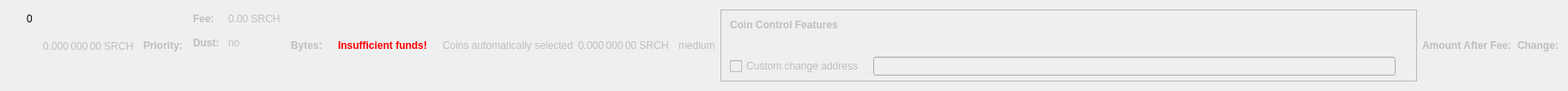
    <widget class="QWidget" name="dummyHideWidget" native="true">
     <property name="maximumSize">
      <size>
       <width>100</width>
       <height>22</height>
      </size>
     </property>
     <layout class="QHBoxLayout" name="dummyHideLayout">
      <item>
       <layout class="QFormLayout" name="formLayoutCoinControl1">
        <property name="horizontalSpacing">
         <number>10</number>
        </property>
        <property name="verticalSpacing">
         <number>14</number>
        </property>
        <property name="leftMargin">
         <number>10</number>
        </property>
        <property name="topMargin">
         <number>4</number>
        </property>
        <property name="rightMargin">
         <number>6</number>
        </property>
        <item row="0" column="1">
         <widget class="QLabel" name="labelCoinControlBytes">
          <property name="cursor">
           <cursorShape>IBeamCursor</cursorShape>
          </property>
          <property name="contextMenuPolicy">
           <enum>Qt::ActionsContextMenu</enum>
          </property>
          <property name="text">
           <string notr="true">0</string>
          </property>
          <property name="textInteractionFlags">
           <set>Qt::LinksAccessibleByMouse|Qt::TextSelectableByKeyboard|Qt::TextSelectableByMouse</set>
          </property>
         </widget>
        </item>
       </layout>
      </item>
      <item>
       <widget class="QLabel" name="labelCoinControlAfterFee">
        <property name="enabled">
         <bool>false</bool>
        </property>
        <property name="sizePolicy">
         <sizepolicy hsizetype="Fixed" vsizetype="Fixed">
          <horstretch>0</horstretch>
          <verstretch>0</verstretch>
         </sizepolicy>
        </property>
        <property name="minimumSize">
         <size>
          <width>111</width>
          <height>12</height>
         </size>
        </property>
        <property name="maximumSize">
         <size>
          <width>111</width>
          <height>12</height>
         </size>
        </property>
        <property name="cursor">
         <cursorShape>IBeamCursor</cursorShape>
        </property>
        <property name="contextMenuPolicy">
         <enum>Qt::ActionsContextMenu</enum>
        </property>
        <property name="text">
         <string notr="true">0.000 000 00 SRCH</string>
        </property>
        <property name="textInteractionFlags">
         <set>Qt::LinksAccessibleByMouse|Qt::TextSelectableByKeyboard|Qt::TextSelectableByMouse</set>
        </property>
       </widget>
      </item>
      <item>
       <widget class="QLabel" name="labelCoinControlPriorityText">
        <property name="enabled">
         <bool>false</bool>
        </property>
        <property name="font">
         <font>
          <weight>75</weight>
          <bold>true</bold>
         </font>
        </property>
        <property name="text">
         <string>Priority:</string>
        </property>
       </widget>
      </item>
      <item>
       <layout class="QHBoxLayout" name="horizontalLayout"/>
      </item>
      <item>
       <layout class="QFormLayout" name="formLayoutCoinControl3">
        <property name="horizontalSpacing">
         <number>10</number>
        </property>
        <property name="verticalSpacing">
         <number>14</number>
        </property>
        <property name="leftMargin">
         <number>6</number>
        </property>
        <property name="topMargin">
         <number>4</number>
        </property>
        <property name="rightMargin">
         <number>6</number>
        </property>
        <item row="0" column="0">
         <widget class="QLabel" name="labelCoinControlFeeText">
          <property name="enabled">
           <bool>false</bool>
          </property>
          <property name="font">
           <font>
            <weight>75</weight>
            <bold>true</bold>
           </font>
          </property>
          <property name="text">
           <string>Fee:</string>
          </property>
          <property name="margin">
           <number>0</number>
          </property>
         </widget>
        </item>
        <item row="0" column="1">
         <widget class="QLabel" name="labelCoinControlFee">
          <property name="enabled">
           <bool>false</bool>
          </property>
          <property name="cursor">
           <cursorShape>IBeamCursor</cursorShape>
          </property>
          <property name="contextMenuPolicy">
           <enum>Qt::ActionsContextMenu</enum>
          </property>
          <property name="text">
           <string notr="true">0.00 SRCH</string>
          </property>
          <property name="textInteractionFlags">
           <set>Qt::LinksAccessibleByMouse|Qt::TextSelectableByKeyboard|Qt::TextSelectableByMouse</set>
          </property>
         </widget>
        </item>
        <item row="1" column="0">
         <widget class="QLabel" name="labelCoinControlLowOutputText">
          <property name="enabled">
           <bool>false</bool>
          </property>
          <property name="font">
           <font>
            <weight>75</weight>
            <bold>true</bold>
           </font>
          </property>
          <property name="text">
           <string>Dust:</string>
          </property>
         </widget>
        </item>
        <item row="1" column="1">
         <widget class="QLabel" name="labelCoinControlLowOutput">
          <property name="enabled">
           <bool>false</bool>
          </property>
          <property name="cursor">
           <cursorShape>IBeamCursor</cursorShape>
          </property>
          <property name="contextMenuPolicy">
           <enum>Qt::ActionsContextMenu</enum>
          </property>
          <property name="text">
           <string>no</string>
          </property>
          <property name="textInteractionFlags">
           <set>Qt::LinksAccessibleByMouse|Qt::TextSelectableByKeyboard|Qt::TextSelectableByMouse</set>
          </property>
         </widget>
        </item>
       </layout>
      </item>
      <item>
       <widget class="QLabel" name="labelCoinControlBytesText">
        <property name="enabled">
         <bool>false</bool>
        </property>
        <property name="font">
         <font>
          <weight>75</weight>
          <bold>true</bold>
         </font>
        </property>
        <property name="text">
         <string>Bytes:</string>
        </property>
       </widget>
      </item>
      <item>
       <layout class="QFormLayout" name="formLayoutCoinControl2">
        <property name="horizontalSpacing">
         <number>10</number>
        </property>
        <property name="verticalSpacing">
         <number>14</number>
        </property>
        <property name="leftMargin">
         <number>6</number>
        </property>
        <property name="topMargin">
         <number>4</number>
        </property>
        <property name="rightMargin">
         <number>6</number>
        </property>
       </layout>
      </item>
      <item>
       <layout class="QHBoxLayout" name="horizontalLayoutCoinControl2">
        <property name="spacing">
         <number>8</number>
        </property>
        <property name="bottomMargin">
         <number>10</number>
        </property>
       </layout>
      </item>
      <item>
       <widget class="QLabel" name="labelCoinControlInsuffFunds">
        <property name="enabled">
         <bool>false</bool>
        </property>
        <property name="minimumSize">
         <size>
          <width>0</width>
          <height>0</height>
         </size>
        </property>
        <property name="font">
         <font>
          <weight>75</weight>
          <bold>true</bold>
         </font>
        </property>
        <property name="styleSheet">
         <string notr="true">color:red;font-weight:bold;</string>
        </property>
        <property name="text">
         <string>Insufficient funds!</string>
        </property>
        <property name="margin">
         <number>5</number>
        </property>
       </widget>
      </item>
      <item>
       <layout class="QFormLayout" name="formLayoutCoinControl4">
        <property name="horizontalSpacing">
         <number>10</number>
        </property>
        <property name="verticalSpacing">
         <number>14</number>
        </property>
        <property name="leftMargin">
         <number>6</number>
        </property>
        <property name="topMargin">
         <number>4</number>
        </property>
        <property name="rightMargin">
         <number>6</number>
        </property>
       </layout>
      </item>
      <item>
       <widget class="QLabel" name="labelCoinControlAutomaticallySelected">
        <property name="enabled">
         <bool>false</bool>
        </property>
        <property name="sizePolicy">
         <sizepolicy hsizetype="Fixed" vsizetype="Fixed">
          <horstretch>0</horstretch>
          <verstretch>0</verstretch>
         </sizepolicy>
        </property>
        <property name="minimumSize">
         <size>
          <width>0</width>
          <height>0</height>
         </size>
        </property>
        <property name="maximumSize">
         <size>
          <width>240</width>
          <height>16777215</height>
         </size>
        </property>
        <property name="text">
         <string>Coins automatically selected</string>
        </property>
        <property name="margin">
         <number>5</number>
        </property>
       </widget>
      </item>
      <item>
       <widget class="QLabel" name="labelCoinControlChange">
        <property name="enabled">
         <bool>false</bool>
        </property>
        <property name="sizePolicy">
         <sizepolicy hsizetype="Fixed" vsizetype="Fixed">
          <horstretch>0</horstretch>
          <verstretch>0</verstretch>
         </sizepolicy>
        </property>
        <property name="minimumSize">
         <size>
          <width>111</width>
          <height>0</height>
         </size>
        </property>
        <property name="maximumSize">
         <size>
          <width>111</width>
          <height>16777215</height>
         </size>
        </property>
        <property name="cursor">
         <cursorShape>IBeamCursor</cursorShape>
        </property>
        <property name="contextMenuPolicy">
         <enum>Qt::ActionsContextMenu</enum>
        </property>
        <property name="text">
         <string notr="true">0.000 000 00 SRCH</string>
        </property>
        <property name="textInteractionFlags">
         <set>Qt::LinksAccessibleByMouse|Qt::TextSelectableByKeyboard|Qt::TextSelectableByMouse</set>
        </property>
       </widget>
      </item>
      <item>
       <widget class="QLabel" name="labelCoinControlPriority">
        <property name="enabled">
         <bool>false</bool>
        </property>
        <property name="cursor">
         <cursorShape>IBeamCursor</cursorShape>
        </property>
        <property name="contextMenuPolicy">
         <enum>Qt::ActionsContextMenu</enum>
        </property>
        <property name="text">
         <string>medium</string>
        </property>
        <property name="textInteractionFlags">
         <set>Qt::LinksAccessibleByMouse|Qt::TextSelectableByKeyboard|Qt::TextSelectableByMouse</set>
        </property>
       </widget>
      </item>
      <item>
       <widget class="QFrame" name="frameCoinControl">
        <property name="sizePolicy">
         <sizepolicy hsizetype="Expanding" vsizetype="Expanding">
          <horstretch>0</horstretch>
          <verstretch>0</verstretch>
         </sizepolicy>
        </property>
        <property name="maximumSize">
         <size>
          <width>16777215</width>
          <height>16777215</height>
         </size>
        </property>
        <property name="frameShape">
         <enum>QFrame::StyledPanel</enum>
        </property>
        <property name="frameShadow">
         <enum>QFrame::Sunken</enum>
        </property>
        <layout class="QVBoxLayout" name="verticalLayoutCoinControl2_2">
         <property name="spacing">
          <number>0</number>
         </property>
         <property name="leftMargin">
          <number>0</number>
         </property>
         <property name="topMargin">
          <number>0</number>
         </property>
         <property name="rightMargin">
          <number>0</number>
         </property>
         <property name="bottomMargin">
          <number>6</number>
         </property>
         <item>
          <layout class="QVBoxLayout" name="verticalLayoutCoinControl" stretch="0,0,0,1">
           <property name="spacing">
            <number>0</number>
           </property>
           <property name="leftMargin">
            <number>10</number>
           </property>
           <property name="topMargin">
            <number>10</number>
           </property>
           <item>
            <layout class="QHBoxLayout" name="horizontalLayoutCoinControl1">
             <property name="bottomMargin">
              <number>15</number>
             </property>
             <item>
              <widget class="QLabel" name="labelCoinControlFeatures">
               <property name="enabled">
                <bool>false</bool>
               </property>
               <property name="sizePolicy">
                <sizepolicy hsizetype="Preferred" vsizetype="Maximum">
                 <horstretch>0</horstretch>
                 <verstretch>0</verstretch>
                </sizepolicy>
               </property>
               <property name="font">
                <font>
                 <weight>75</weight>
                 <bold>true</bold>
                </font>
               </property>
               <property name="styleSheet">
                <string notr="true">font-weight:bold;</string>
               </property>
               <property name="text">
                <string>Coin Control Features</string>
               </property>
              </widget>
             </item>
            </layout>
           </item>
           <item>
            <widget class="QWidget" name="widgetCoinControl" native="true">
             <property name="sizePolicy">
              <sizepolicy hsizetype="Preferred" vsizetype="Preferred">
               <horstretch>0</horstretch>
               <verstretch>0</verstretch>
              </sizepolicy>
             </property>
             <property name="minimumSize">
              <size>
               <width>0</width>
               <height>0</height>
              </size>
             </property>
             <property name="styleSheet">
              <string notr="true"/>
             </property>
             <layout class="QHBoxLayout" name="horizontalLayoutCoinControl5_2">
              <property name="leftMargin">
               <number>0</number>
              </property>
              <property name="topMargin">
               <number>0</number>
              </property>
              <property name="rightMargin">
               <number>0</number>
              </property>
              <property name="bottomMargin">
               <number>0</number>
              </property>
              <item>
               <layout class="QHBoxLayout" name="horizontalLayoutCoinControl3">
                <property name="spacing">
                 <number>20</number>
                </property>
                <property name="topMargin">
                 <number>0</number>
                </property>
                <property name="bottomMargin">
                 <number>10</number>
                </property>
               </layout>
              </item>
             </layout>
            </widget>
           </item>
           <item>
            <layout class="QHBoxLayout" name="horizontalLayoutCoinControl4" stretch="0,0,0">
             <property name="spacing">
              <number>12</number>
             </property>
             <property name="sizeConstraint">
              <enum>QLayout::SetDefaultConstraint</enum>
             </property>
             <property name="topMargin">
              <number>5</number>
             </property>
             <property name="rightMargin">
              <number>5</number>
             </property>
             <item>
              <widget class="QCheckBox" name="checkBoxCoinControlChange">
               <property name="enabled">
                <bool>false</bool>
               </property>
               <property name="toolTip">
                <string>If this is activated, but the change address is empty or invalid, change will be sent to a newly generated address.</string>
               </property>
               <property name="text">
                <string>Custom change address</string>
               </property>
              </widget>
             </item>
             <item>
              <widget class="QValidatedLineEdit" name="lineEditCoinControlChange">
               <property name="enabled">
                <bool>false</bool>
               </property>
               <property name="sizePolicy">
                <sizepolicy hsizetype="Expanding" vsizetype="Fixed">
                 <horstretch>0</horstretch>
                 <verstretch>0</verstretch>
                </sizepolicy>
               </property>
              </widget>
             </item>
             <item>
              <widget class="QLabel" name="labelCoinControlChangeLabel_2">
               <property name="sizePolicy">
                <sizepolicy hsizetype="Preferred" vsizetype="Expanding">
                 <horstretch>0</horstretch>
                 <verstretch>0</verstretch>
                </sizepolicy>
               </property>
               <property name="minimumSize">
                <size>
                 <width>0</width>
                 <height>0</height>
                </size>
               </property>
               <property name="text">
                <string/>
               </property>
               <property name="margin">
                <number>3</number>
               </property>
              </widget>
             </item>
            </layout>
           </item>
           <item>
            <spacer name="verticalSpacerCoinControl">
             <property name="orientation">
              <enum>Qt::Vertical</enum>
             </property>
             <property name="sizeHint" stdset="0">
              <size>
               <width>800</width>
               <height>1</height>
              </size>
             </property>
            </spacer>
           </item>
          </layout>
         </item>
        </layout>
       </widget>
      </item>
      <item>
       <widget class="QLabel" name="labelCoinControlAfterFeeText">
        <property name="enabled">
         <bool>false</bool>
        </property>
        <property name="minimumSize">
         <size>
          <width>0</width>
          <height>0</height>
         </size>
        </property>
        <property name="maximumSize">
         <size>
          <width>16777215</width>
          <height>16777215</height>
         </size>
        </property>
        <property name="font">
         <font>
          <weight>75</weight>
          <bold>true</bold>
         </font>
        </property>
        <property name="text">
         <string>Amount After Fee:</string>
        </property>
        <property name="alignment">
         <set>Qt::AlignLeading|Qt::AlignLeft|Qt::AlignVCenter</set>
        </property>
        <property name="margin">
         <number>0</number>
        </property>
       </widget>
      </item>
      <item>
       <widget class="QLabel" name="labelCoinControlChangeText">
        <property name="enabled">
         <bool>false</bool>
        </property>
        <property name="sizePolicy">
         <sizepolicy hsizetype="Preferred" vsizetype="Preferred">
          <horstretch>0</horstretch>
          <verstretch>0</verstretch>
         </sizepolicy>
        </property>
        <property name="minimumSize">
         <size>
          <width>0</width>
          <height>0</height>
         </size>
        </property>
        <property name="maximumSize">
         <size>
          <width>16777215</width>
          <height>16777215</height>
         </size>
        </property>
        <property name="font">
         <font>
          <weight>75</weight>
          <bold>true</bold>
         </font>
        </property>
        <property name="text">
         <string>Change:</string>
        </property>
        <property name="alignment">
         <set>Qt::AlignLeading|Qt::AlignLeft|Qt::AlignVCenter</set>
        </property>
       </widget>
      </item>
     </layout>
    </widget>
